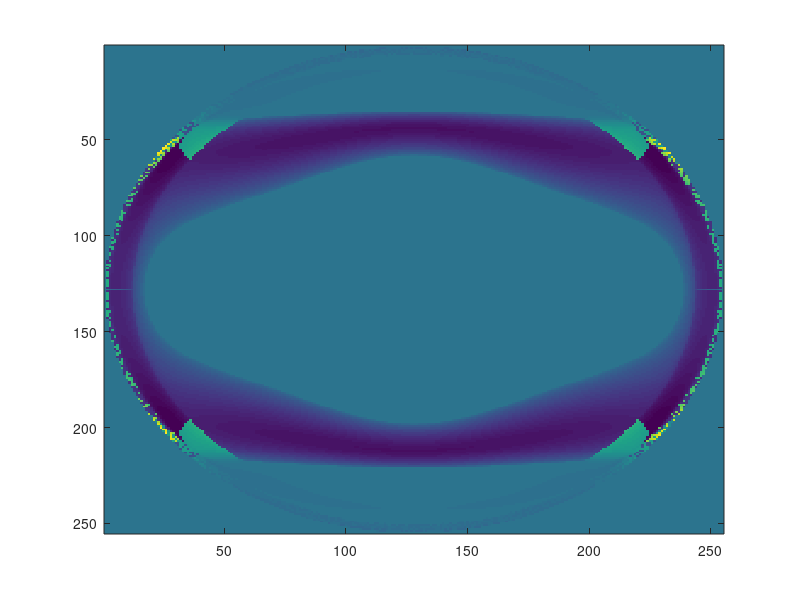

Source code (MATLAB):
clear;
%Lens Description: AC254-30-C
lambda = 1.33e-6;
px = 0e-3;
py = 0e-3;
pz = -22.2e-3;

%Lens diameter
D = 25.4e-3;

%Front of lens 1
R1 = 71.1e-3;
C1 = 1;
P1 = 0e-3;
%Back of lens 1, front of lens 2
R2 = 15.2e-3;
C2 = 1;
P2 = 1.8e-3;
%Back of lens 2
R3 = 21.1e-3;
C3 = 1;
P3 = 14.8e-3;

%Image EQ
efl = 30.4e-3;

%Width of whole lens
width = 14.8e-3 - R3*(1-cos(asin(D/2/R3)));

%Refractive Index of Air
N1 = 1;
%NSF-2
N2 = 1.77341;
%NSF-6
N3 = 1.65404;

%Lens 1 width
W1 = 1.8e-3;
%Lens 2 width
W2 = 13.0e-3;


%Coordinates in mm
[x,y] = meshgrid(-0.5*D:0.0001:0.5*D);

r = sqrt(x.^2 + y.^2);
aperture = round(r <= D/2);
mask = round((x.^2+y.^2) < (D/2).^2);

%Distance from point to surface 1
z = R1 - sqrt(R1^2 - x.^2 -y.^2);
d1 = sqrt((x-px).^2 + (y-py).^2 + (z-pz).^2);
path1 = d1;
%Compute cross product of radial ray to source ray
%Radius segment vector
rx = (0-x)/R1;
ry = (0-y)/R1;
rz = (C1*R1-z)/R1;

%Source segment vector
sr = sqrt((x-px).^2 + (y-py).^2 + (z-pz).^2);
sx = (x - px)./sr;
sy = (y - py)./sr;
sz = (z - pz)./sr;

%r x s = r*s*sin(theta)
cx = (ry.*sz-sy.*rz);
cy = (rx.*sz-sx.*rz);
cz = (rx.*sy-sx.*ry);

%Snells law for interface 1
%Mask the angles here because sometimes behavior is odd outside of aperture
sinangle1 = sqrt(cx.^2 + cy.^2 + cz.^2); 
sinangle2 = sinangle1*N1/N2;

%Tangent vector -> r x (r x s)
tx = (ry.*cz-cy.*rz);
ty = (rx.*cz-cx.*rz);
tz = (rx.*cy-cx.*ry);
tr = sqrt(tx.^2 + ty.^2 + tz.^2);
%Tangent length, length of perpindicular vector
tlength = C1*R1*tan(asin(sinangle2));

%Lens1 vector - Propagation vector through lens 1 medium
lx = C1*(tlength.*tx./tr - x);
ly = C1*(tlength.*ty./tr - y);
lz = C1*(P1+C1*R1+tlength.*tz./tr - z);
lr = sqrt(lx.^2 + ly.^2 + lz.^2);

%Lens1 to Lens2 is intersection of Lens1 vector and Lens2 surface
%Assuming lens is centered in x-y, offset in Z
%A = Vx^2 + Vy^2 + Vz^2)
%B = 2(PxVx + PyVy + PzVz - VzCR - VzS)
%C = (Px^2 + Py^2 + Pz^2 + -2PzCR -2PzS +2CRS + S^2)

%Vx = Normalized vector x component
%Vy = Normalized vector y component
%Vz = Normalized vector z component
%Px = Ray origin x component
%Py = Ray origin y component
%Pz = Ray origin z component

%Rs = Radius + ZOffset
%R = Radius
% 
%AL^2 + BL + C = 0

Ct = C2;
Rt = R2;
Pt = P2;
a = (lx./lr).^2 + (ly./lr).^2 + (lz./lr).^2;
b = 2*(x.*lx./lr + y.*ly./lr + z.*lz./lr - (Ct*Rt+Pt)*lz./lr);
c = x.^2 + y.^2 + z.^2 + Pt.^2 + 2*(Ct*Rt*Pt -z.*Ct*Rt -z.*Pt);

path2 = ((-b - Ct*sqrt(b.^2 - 4.*a.*c))./a/2);
 
%Previous Boundary point
 bpx = x;
 bpy = y;
 bpz = z;
 
%Boundary point of Lens2
bx = x + path2.*lx./lr;
by = y + path2.*ly./lr;
bz = z + path2.*lz./lr;

%Radius segment vector
rx = (0-bx)/R2;
ry = (0-by)/R2;
rz = ((C2*R2+P2)-bz)/R2;
%Source segment vector
sr = sqrt((bx - bpx).^2 + (by - bpy).^2 + (bz - bpz).^2);
sx = (bx - bpx)./sr;
sy = (by - bpy)./sr;
sz = (bz - bpz)./sr;

%r x s = r*s*sin(theta)
cx = (ry.*sz-sy.*rz);
cy = (rx.*sz-sx.*rz);
cz = (rx.*sy-sx.*ry);

%Snells law for interface 2
%Mask the angles here because sometimes behavior is odd outside of aperture
sinangle1 = sqrt(cx.^2 + cy.^2 + cz.^2); 
sinangle2 = sinangle1*N2/N3;

%Tangent vector -> r x (r x s)
tx = (ry.*cz-cy.*rz);
ty = (rx.*cz-cx.*rz);
tz = (rx.*cy-cx.*ry);
tr = sqrt(tx.^2 + ty.^2 + tz.^2);
tlength = C2*R2*tan(asin(sinangle2));

%Lens2 vector - Propagation vector through lens 2 medium
lx = C2*(tlength.*tx./tr - bx);
ly = C2*(tlength.*ty./tr - by);
lz = C2*(P2+C2*R2+tlength.*tz./tr - bz);
lr = sqrt(lx.^2 + ly.^2 + lz.^2);

%AL^2 + BL + C = 0
Ct = C3;
Rt = R3;
Pt = P3;
a = (lx./lr).^2 + (ly./lr).^2 + (lz./lr).^2;
b = 2*(bx.*lx./lr + by.*ly./lr + bz.*lz./lr - (Ct*Rt+Pt)*lz./lr);
c = bx.^2 + by.^2 + bz.^2 + 2*(Ct*Rt*Pt -bz.*Ct*Rt -bz.*Pt) + Pt.^2;

path3 = mask.*((-b - Ct*sqrt(b.^2 - 4.*a.*c))./a/2);

% Previous Boundary point
bpx = bx;
bpy = by;
bpz = bz;
 
% Boundary point of Lens2 Rear
bx = bpx + path3.*lx./lr;
by = bpy + path3.*ly./lr;
bz = bpz + path3.*lz./lr;


 
%Ray vector
sr = sqrt((bx - bpx).^2 + (by - bpy).^2 + (bz - bpz).^2);
sx = (bx - bpx)./sr;
sy = (by - bpy)./sr;
sz = (bz - bpz)./sr;

%Radial vector
rx = (0-bx)/R3;
ry = (0-by)/R3;
rz = ((C3*R3+P3)-bz)/R3;

%r x s = r*s*sin(theta)
cx = (ry.*sz-sy.*rz);
cy = (rx.*sz-sx.*rz);
cz = (rx.*sy-sx.*ry);

%Snells law for interface 2
%Mask the angles here because sometimes behavior is odd outside of aperture
sinangle1 = sqrt(cx.^2 + cy.^2 + cz.^2); 
sinangle2 = sinangle1*N3/N1;

%Tangent vector -> r x (r x s)
tx = (ry.*cz-cy.*rz);
ty = (rx.*cz-cx.*rz);
tz = (rx.*cy-cx.*ry);
tr = sqrt(tx.^2 + ty.^2 + tz.^2);
tlength = C3*R3*tan(asin(sinangle2));

%Lens3 vector
lx = C3*(tx.*tlength./tr - bx);
ly = C3*(ty.*tlength./tr - by);
lz = C3*(P3+C3*R3+tz.*tlength./tr - bz);
lr = sqrt(lx.^2 + ly.^2 + lz.^2);

path4 = (width - bz)./lz;

opd = mask.*(N1*path1 + N2*path2 + N3*path3 )/lambda;

 imagesc(imag(mask.*opd))